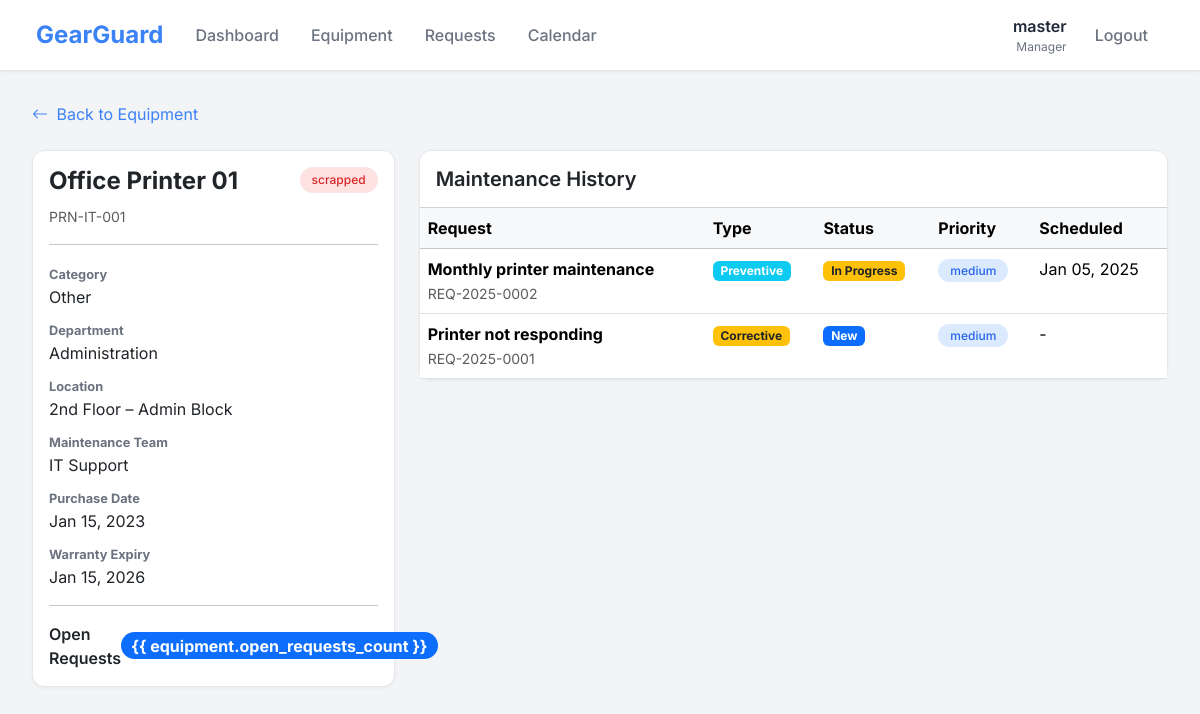
The app's page /equipment/1/maintenance/ (signed in) with its own data.
### Gear/models.py (models this page shows, shortened)
class Equipment(models.Model):
    CATEGORY_CHOICES = [
        ('Printer', 'Printer'),
        ('Computer', 'Computer'),
        ('Vehicle', 'Vehicle'),
        ('Machinery', 'Machinery'),
        ('HVAC', 'HVAC'),
        ('Power', 'Power'),
        ('Other', 'Other'),
    ]
    name = models.CharField(max_length=100)
    serial_number = models.CharField(max_length=100, unique=True)
    department = models.CharField(max_length=100)
    category = models.CharField(max_length=50, choices=CATEGORY_CHOICES, default='Other')
    assigned_to = models.CharField(
        max_length=100, blank=True, null=True
    )
    purchase_date = models.DateField()
    warranty_expiry = models.DateField(null=True, blank=True)
    location = models.CharField(max_length=100)
    maintenance_team = models.ForeignKey(
        MaintenanceTeam,
        on_delete=models.SET_NULL,
        null=True,
        blank=True
    )
    is_scrapped = models.BooleanField(default=False)

class MaintenanceTeam(models.Model):
    name = models.CharField(max_length=100, unique=True)
    members = models.ManyToManyField(User, blank=True)

class MaintenanceRequest(models.Model):
    REQUEST_TYPE_CHOICES = [
        ('COR', 'Corrective'),
        ('PRE', 'Preventive'),
    ]
    STATUS_CHOICES = [
        ('NEW', 'New'),
        ('PRO', 'In Progress'),
        ('REP', 'Repaired'),
        ('SCR', 'Scrap'),
    ]
    PRIORITY_CHOICES = [
        ('low', 'Low'),
        ('medium', 'Medium'),
        ('high', 'High'),
        ('critical', 'Critical'),
    ]
    ALLOWED_TRANSITIONS = {
        'NEW': ['PRO', 'SCR'],
        'PRO': ['REP', 'SCR'],
        'REP': [],
        'SCR': [],
    }
    subject = models.CharField(max_length=200)
    equipment = models.ForeignKey(
        Equipment,
        on_delete=models.CASCADE
    )
    request_type = models.CharField(
        max_length=3,
        choices=REQUEST_TYPE_CHOICES
    )
    priority = models.CharField(
        max_length=10,
        choices=PRIORITY_CHOICES,
        default='medium'
    )
    maintenance_team = models.ForeignKey(
        MaintenanceTeam,
        on_delete=models.SET_NULL,
        null=True,
        blank=True
    )
    assigned_technician = models.ForeignKey(
        User,
        on_delete=models.SET_NULL,
        null=True,
        blank=True
    )
    status = models.CharField(
        max_length=3,
        choices=STATUS_CHOICES,
        default='NEW'
    )
    scheduled_date = models.DateField(
        null=True,
        blank=True
    )
    duration_hours = models.FloatField(
        null=True,
        blank=True
    )
    created_at = models.DateTimeField(
        auto_now_add=True
    )
    @property
    def request_id(self):
        year = self.created_at.year if self.created_at else timezone.now().year
        return f"REQ-{year}-{str(self.pk).zfill(4)}"

### Gear/views.py (the view)
# urls.py: path('equipment/<int:equipment_id>/maintenance/', views.equipment_maintenance, name='equipment_maintenance'),
@login_required
def equipment_maintenance(request, equipment_id):
    equipment = get_object_or_404(Equipment, id=equipment_id)
    requests = MaintenanceRequest.objects.filter(equipment=equipment).order_by('-created_at')
    return render(
        request,
        'equipment_maintenance.html',
        {
            'equipment': equipment,
            'requests': requests
        }
    )

### Gear/templates/equipment_maintenance.html (shortened to what this page needs)
{% extends 'base.html' %}
{% block content %}
<div class="mb-4">
    <a href="{% url 'equipment_list' %}" class="text-decoration-none" style="color: var(--primary-blue);">
        <i class="bi bi-arrow-left me-1"></i> Back to Equipment
    </a>
</div>
<div class="row g-4">
    <div class="col-lg-4">
        <div class="card h-100">
            <div class="card-body">
                <div class="d-flex justify-content-between align-items-start mb-3">
                    <div>
                        <h4 style="font-weight: 700;">{{ equipment.name }}</h4>
                        <small class="text-muted">{{ equipment.serial_number }}</small>
                    </div>
                    {% if equipment.is_scrapped %}
                    <span class="priority-badge badge-scrapped">scrapped</span>
                    {% else %}
                    <span class="priority-badge badge-active">active</span>
                    {% endif %}
                </div>
                <hr>
                <div class="mb-3">
                    <div class="mb-2">
                        <strong style="color: var(--text-secondary); font-size: 0.8rem;">Category</strong>
                        <div>{{ equipment.category }}</div>
                    </div>
                    <div class="mb-2">
                        <strong style="color: var(--text-secondary); font-size: 0.8rem;">Department</strong>
                        <div>{{ equipment.department }}</div>
                    </div>
                    <div class="mb-2">
                        <strong style="color: var(--text-secondary); font-size: 0.8rem;">Location</strong>
                        <div>{{ equipment.location }}</div>
                    </div>
                    <div class="mb-2">
                        <strong style="color: var(--text-secondary); font-size: 0.8rem;">Maintenance Team</strong>
                        <div>{{ equipment.maintenance_team.name|default:"Unassigned" }}</div>
                    </div>
                    <div class="mb-2">
                        <strong style="color: var(--text-secondary); font-size: 0.8rem;">Purchase Date</strong>
                        <div>{{ equipment.purchase_date|date:"M d, Y" }}</div>
                    </div>
                    {% if equipment.warranty_expiry %}
                    <div class="mb-2">
                        <strong style="color: var(--text-secondary); font-size: 0.8rem;">Warranty Expiry</strong>
                        <div>{{ equipment.warranty_expiry|date:"M d, Y" }}</div>
                    </div>
                    {% endif %}
                </div>
                <hr>
                <div class="d-flex justify-content-between align-items-center">
                    <span style="font-weight: 600;">Open Requests</span>
                    <span class="badge bg-primary rounded-pill" style="font-size: 1rem;">{{
                        equipment.open_requests_count }}</span>
                </div>
            </div>
        </div>
    </div>
    <div class="col-lg-8">
        <div class="card">
            <div class="card-header bg-transparent d-flex justify-content-between align-items-center py-3">
                <h5 class="mb-0" style="font-weight: 600;">Maintenance History</h5>
            </div>
            <div class="card-body p-0">
                <div class="table-responsive">
                    <table class="table table-hover mb-0">
                        <thead class="table-light">
                            <tr>
                                <th>Request</th>
                                <th>Type</th>
                                <th>Status</th>
                                <th>Priority</th>
                                <th>Scheduled</th>
                            </tr>
                        </thead>
                        <tbody>
                            {% for r in requests %}
                            <tr>
                                <td>
                                    <strong>{{ r.subject }}</strong>
                                    <br><small class="text-muted">{{ r.request_id }}</small>
                                </td>
                                <td>
                                    <span
                                        class="badge {% if r.request_type == 'COR' %}bg-warning text-dark{% else %}bg-info{% endif %}">
                                        {{ r.get_request_type_display }}
                                    </span>
                                </td>
                                <td>
                                    <span class="badge
                                        {% if r.status == 'NEW' %}bg-primary
                                        {% elif r.status == 'PRO' %}bg-warning text-dark
                                        {% elif r.status == 'REP' %}bg-success
                                        {% else %}bg-danger{% endif %}">
                                        {{ r.get_status_display }}
                                    </span>
                                </td>
                                <td>
                                    <span class="priority-badge badge-{{ r.priority }}">{{ r.priority }}</span>
                                </td>
                                <td>{{ r.scheduled_date|date:"M d, Y"|default:"-" }}</td>
                            </tr>
                            {% endfor %}
                        </tbody>
                    </table>
                </div>
            </div>
        </div>
    </div>
</div>
{% endblock %}

### Gear/templates/base.html (shortened to what this page needs)
<!DOCTYPE html>
<html lang="en">
<head>
    <link href="https://cdn.jsdelivr.net/npm/bootstrap@5.3.2/dist/css/bootstrap.min.css" rel="stylesheet">
    <link href="https://cdn.jsdelivr.net/npm/bootstrap-icons@1.11.1/font/bootstrap-icons.css" rel="stylesheet">
</head>
<body>
    <nav class="navbar navbar-expand-lg">
        <div class="container-fluid">
            <a class="navbar-brand" href="{% url 'dashboard' %}">GearGuard</a>
            <div class="collapse navbar-collapse" id="navbarNav">
                <ul class="navbar-nav me-auto">
                    <li class="nav-item">
                        <a class="nav-link {% if request.resolver_match.url_name == 'dashboard' %}active{% endif %}"
                            href="{% url 'dashboard' %}">Dashboard</a>
                    </li>
                    <li class="nav-item">
                        <a class="nav-link {% if request.resolver_match.url_name == 'equipment_list' %}active{% endif %}"
                            href="{% url 'equipment_list' %}">Equipment</a>
                    </li>
                    <li class="nav-item">
                        <a class="nav-link {% if request.resolver_match.url_name == 'kanban' %}active{% endif %}"
                            href="{% url 'kanban' %}">Requests</a>
                    </li>
                    <li class="nav-item">
                        <a class="nav-link {% if request.resolver_match.url_name == 'calendar' %}active{% endif %}"
                            href="{% url 'calendar' %}">Calendar</a>
                    </li>
                </ul>
                {% if user.is_authenticated %}
                <div class="user-info">
                    <div class="text-end">
                        <div class="user-name">{{ user.get_full_name|default:user.username }}</div>
                        <div class="user-role">{% if user.is_superuser %}Manager{% else %}Technician{% endif %}</div>
                    </div>
                    <form method="post" action="{% url 'logout' %}" style="display: inline;">
                        <button type="submit" class="btn-logout"
                            style="border: none; background: none; cursor: pointer;">Logout</button>
                    </form>
                </div>
                {% endif %}
            </div>
        </div>
    </nav>
    <main class="main-content">
        {% block content %}{% endblock %}
    </main>
</body>
</html>

### Gear/templates/base.html (style rules this page uses)
:root { --primary-blue: #3B82F6; --primary-blue-dark: #2563EB; --success-green: #10B981; --warning-yellow: #F59E0B; --danger-red: #EF4444; --text-primary: #1F2937; --text-secondary: #6B7280; --bg-light: #F3F4F6; --bg-card: #FFFFFF; --border-color: #E5E7EB; }
* { font-family: 'Inter', sans-serif; }
body { background-color: var(--bg-light); color: var(--text-primary); }
.navbar { background-color: var(--bg-card) !important; box-shadow: 0 1px 3px rgba(0, 0, 0, 0.1); padding: 0.75rem 1.5rem; }
.navbar-brand { color: var(--primary-blue) !important; font-weight: 700; font-size: 1.5rem; }
.nav-link { color: var(--text-secondary) !important; font-weight: 500; padding: 0.5rem 1rem !important; transition: color 0.2s ease; }
.user-info { display: flex; align-items: center; gap: 0.75rem; }
.user-name { font-weight: 600; color: var(--text-primary); }
.user-role { font-size: 0.75rem; color: var(--text-secondary); }
.btn-logout { color: var(--text-secondary); text-decoration: none; font-weight: 500; padding: 0.5rem 1rem; transition: color 0.2s ease; }
.main-content { padding: 2rem; max-width: 1400px; margin: 0 auto; }
.card { background: var(--bg-card); border: 1px solid var(--border-color); border-radius: 12px; box-shadow: 0 1px 3px rgba(0, 0, 0, 0.05); }
.badge-medium { background-color: #DBEAFE; color: #2563EB; }
.badge-scrapped { background-color: #FEE2E2; color: #DC2626; }
.priority-badge { padding: 0.25rem 0.75rem; border-radius: 9999px; font-size: 0.75rem; font-weight: 500; }

### records on screen
Equipment: name "Office Printer 01", serial_number "PRN-IT-001", category "Other", department "Administration", location "2nd Floor – Admin Block", maintenance_team.name "IT Support", purchase_date "Jan 15, 2023", warranty_expiry "Jan 15, 2026"
MaintenanceRequest: subject "Monthly printer maintenance", request_id "REQ-2025-0002", request_type "Preventive", status "In Progress", priority "medium", scheduled_date "Jan 05, 2025"
MaintenanceRequest: subject "Printer not responding", request_id "REQ-2025-0001", request_type "Corrective", status "New", priority "medium", scheduled_date "-"

### other values on screen
{{ user.get_full_name|default:user.username }} "master"
